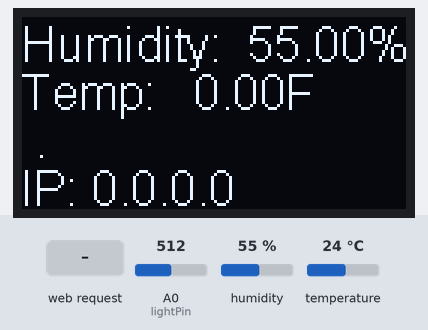
Bench run of a sketch on a simulated ESP8266 (NodeMCU). Parts: 128×64 one-colour display. The test bench sets the inputs (shaded band); at power-on: humidity 55 %, A0 (lightPin) = 512, temperature 24 °C. WiFi joins after 1.5 s; servers stay silent unless stated; what the sketch prints to the serial monitor is not drawn.

Above: at 4.7 s.
4.8 s: HTTP request GET /OLED=OFF received
At 14.7 s:
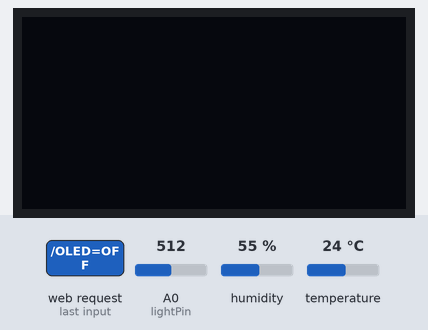
14.8 s: HTTP request GET /OLED=ON received
At 16.3 s:
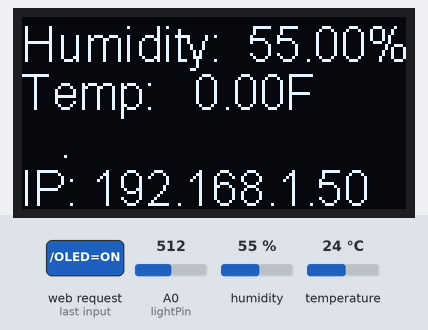
17.0 s: humidity set to 22 %
At 18.9 s:
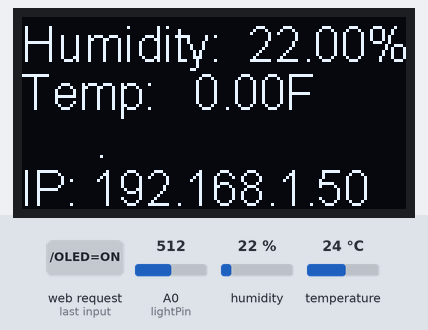
20.0 s: humidity set to 40 %
At 23.2 s:
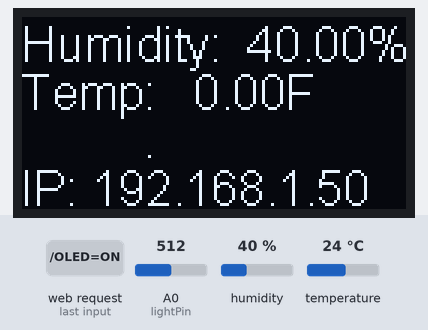
24.0 s: humidity set to 68 %
At 26.3 s:
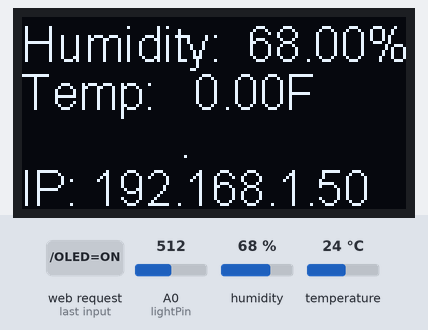
Timing chart, 0 to 27.8 s (numbered marks = the images above; inputs shaded):
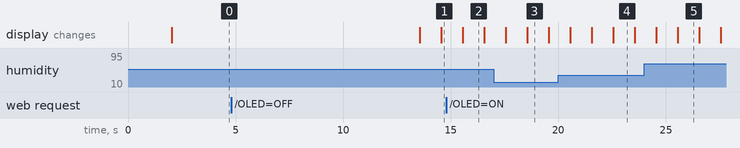

Measured:
- after the input at 4.8 s, the display: first differs from a run without the input after 9.8 s (image 1)
- after the input at 14.8 s, the display: changes after 0.76 s (image 2)

The sketch:

dht22.ino
```cpp
#include <ESP8266WiFi.h>
#include <WiFiManager.h> //https://github.com/tzapu/WiFiManager WiFi Configuration Magic
#include "Timer.h"

// For a connection via I2C using Wire include
#include <Wire.h>  // Only needed for Arduino 1.6.5 and earlier
#include "dht.h"
#include "SSD1306.h"

/* compile config */
#define ENABLE_LIGHT_SENSOR 1
#define ENABLE_WIFI 1

/* pin defines */
#define DHT22_PIN 5
const int lightPin = A0;

/* timer intervals */
#define DISPLAY_UPDATE_INTERVAL_MS	1000
#define TEMPERATURE_UPDATE_INTERVAL_MS	2000
#define LDR_UPDATE_INTERVAL_MS		2100

#define ADC_MAX_VALUE		1023
#define DISPLAY_ON_LIGHT_THRESHOLD 250
#define DISPLAY_ON_LIGHT_INC	 50
#define SENSOR_MIN_TEMP_C	-40
#define SENSOR_MAX_TEMP_C	80
/* prototypes */
int getTempHumid(void);
int displaytemphumid(int updatedot);

/* enums */
enum DIRECTION {
	L_TO_R,
	R_TO_L
};

enum OLED_MODE {
	OFF,
	ON,
	LIGHT_SENSOR
};

/* globals */
Timer timer;
bool last_good_read = true;
enum DIRECTION dotDir=L_TO_R;
enum OLED_MODE oledMode=ON;
static char fahrenheitTemp[7];
static char humidityTemp[7];
#if ENABLE_LIGHT_SENSOR
int lightLevel = 0;
int lightThreshold = 0;
int displayEnableThreshold=DISPLAY_ON_LIGHT_THRESHOLD;
#endif
#if ENABLE_WIFI
// Web Server on port 80
WiFiServer server(80);
#endif
// Replace with your network details
const char* HostName = "ESP LR ";
// Initialize the OLED display using Wire library
SSD1306  display(0x3c, 0, 14);

/******************************************************************/
void tempUpdate (void) {
	last_good_read = (getTempHumid() >= 0)?true:false;
}

#if ENABLE_LIGHT_SENSOR
void LDRUpdate (void) {
	lightLevel = analogRead(lightPin);
	//	Serial.print("light level: ");Serial.println(lightLevel);
}
#endif

int getTempHumid(void) {
#define MAX_TEMP_READ_RETRY 5
	int failCount=0;
	int rc;
	do {
		dht DHT;
		rc = DHT.read22(DHT22_PIN);

		if (rc == DHTLIB_ERROR_CHECKSUM) {
			Serial.print("Checksum error,\t");
		}
		else if (rc == DHTLIB_ERROR_TIMEOUT) {
			Serial.print("Time out error,\t");
		}
		else if (rc != DHTLIB_OK ) {
			Serial.print("Unknown error,\t");
		}
		else if ((DHT.humidity < 0) || (DHT.humidity > 100)) {
			Serial.println("Humidity value invalid");
		}
		else if ((DHT.temperature < SENSOR_MIN_TEMP_C) || (DHT.temperature > SENSOR_MAX_TEMP_C)) {
			Serial.println("Temperature outside of sensor operating range");
		}
		else {
			float temp_f = DHT.convertCtoF(DHT.temperature);
			float hif = DHT.computeHeatIndex( temp_f, DHT.humidity, true);

			//		Serial.print("humidity: ");		Serial.println(humidity);
			//		Serial.print("temperature w/ heat indexf: " );    Serial.println(hif);

			dtostrf(hif, 6, 2, fahrenheitTemp);
			dtostrf(DHT.humidity, 6, 2, humidityTemp);
		}
	} while ((rc < 0) && (++failCount < MAX_TEMP_READ_RETRY));
	return rc;
}

int displayTempHumid(bool updateDot){
	// Reading temperature or humidity takes about 250 milliseconds!
	// Sensor readings may also be up to 2 seconds 'old' (its a very slow sensor)
	int rc=0;
	char dotString[]="                                ";
	int numDots=sizeof(dotString)/sizeof(dotString[0]);
	static int dotPos=0;

	// Computes temperature values in Celsius + Fahrenheit and Humidity
	display.clear();
	display.drawString(0, 0, "Humidity: " + String(humidityTemp) + "%\t");
	display.drawString(0, 16, "Temp: " + String(fahrenheitTemp) + "F");

	if (updateDot == true) {
		if ((dotDir == L_TO_R ) && (dotPos++ > numDots)) {
			dotPos=numDots - 2; // want it to be zero-index and one less than last element
			dotDir = R_TO_L;
		}
		else if ((dotDir == R_TO_L) && (dotPos-- == 0)){
			dotDir = L_TO_R;
		}
	}
	dotString[dotPos]= '.';

	display.drawString(0, 32, dotString );
	display.drawString(0, 48, "IP: " + WiFi.localIP().toString());
	display.display();

	return rc;
}

void UpdateDisplayEnable(WiFiClient *client) {
	String request = client->readStringUntil('\r');
	if (request.indexOf("/OLED=ON") != -1)  {
		Serial.println("Enable display");
		oledMode = ON;
	}
	else if (request.indexOf("/OLED=OFF") != -1)  {
		Serial.println("Disable display");
		oledMode = OFF;
	}
	else if (request.indexOf("/OLED=LIGHT_SENSOR") != -1)  {
		Serial.println("Display follows light");
		oledMode = LIGHT_SENSOR;
	}
	else if (request.indexOf("/OLED=TH_DN") != -1)  {
		if(displayEnableThreshold >= DISPLAY_ON_LIGHT_INC) {
			displayEnableThreshold -= DISPLAY_ON_LIGHT_INC;
		}
		Serial.println("Decrement Threshold");
	}
	else if (request.indexOf("/OLED=TH_UP") != -1)  {
		if((displayEnableThreshold +  DISPLAY_ON_LIGHT_INC) <= ADC_MAX_VALUE) {
			displayEnableThreshold += DISPLAY_ON_LIGHT_INC;
		}
		else {
			displayEnableThreshold = ADC_MAX_VALUE;
		}
		Serial.println("Increment Threshold");
	}
}

void ShowDisplayEnable(WiFiClient *client) {
	client->print("<h3>light level: "); client->println(lightLevel);
	client->println("<br><br>");
	client->println("<a href=\"/OLED=ON\"\"><button>Turn On </button></a>");
	client->println("<a href=\"/OLED=OFF\"\"><button>Turn Off </button></a>");
	client->println("<a href=\"/OLED=LIGHT_SENSOR\"\"><button>Follow Light</button></a><br />");
	switch (oledMode) {
		case ON:
			client->println("Display Enabled");
			break;
		case OFF:
			client->println("Display Disabled");
			break;
		case LIGHT_SENSOR:
			client->println("<a href=\"/OLED=TH_DN\"\"><button>Decrease Threshold</button></a>");
			client->println("<a href=\"/OLED=TH_UP\"\"><button>Increase Threshold</button></a><br />");
			client->print("Display follows light sensor, currently ");
			client->println(lightThreshold?"ON":"OFF");
			client->print("<br />Display Enable Threshold: ");
			client->println(displayEnableThreshold);
			break;
		default:
			break;
	}
}
#if ENABLE_WIFI
void process_web_request(WiFiClient *client){
	Serial.println("New client");
	// bolean to locate when the http request ends
	boolean blank_line = true;

#if ENABLE_LIGHT_SENSOR
	UpdateDisplayEnable(client);
#endif

	while (client->connected()) {
		if (client->available()) {
			char c = client->read();

			if (c == '\n' && blank_line) {
				client->println("HTTP/1.1 200 OK");
				client->println("Content-Type: text/html");
				client->println("Connection: close");
				client->println();
				// your actual web page that displays temperature and humidity
				client->println("<!DOCTYPE HTML>");
				client->println("<html>");
				client->print("<head></head><body><h1>");client->print(HostName);client->println(" Temperature and Humidity</h1>");
				client->print("<h3>temperature: "); client->print(fahrenheitTemp);client->print("F humidity: "); client->print(humidityTemp);client->println("%");
#if ENABLE_LIGHT_SENSOR
				ShowDisplayEnable(client);
#endif
				client->println("<h3>");
				client->println("</body></html>");
				break;
			}
			if (c == '\n') {
				// when starts reading a new line
				blank_line = true;
			}
			else if (c != '\r') {
				// when finds a character on the current line
				blank_line = false;
			}
		}
	}
}

#endif

void displayUpdate(void) {
#if ENABLE_LIGHT_SENSOR
	lightThreshold=	(lightLevel > displayEnableThreshold)? 1:0;

	if ((oledMode == ON) || ((oledMode == LIGHT_SENSOR) && lightThreshold)) {
		displayTempHumid(last_good_read);
	}
	else { /* if (oledMode == OFF) */
		Serial.println("update display");
		display.clear();
		display.display();
	}
#else
	displayTempHumid(last_good_read);
#endif
}

void loop() {
	static int server_started = 0;
	timer.update();
#if ENABLE_WIFI
	if (!server_started && (WiFi.status() == WL_CONNECTED)) {
		// Starting the web server
		server.begin();
		delay(10000);
		server_started = 1;
	}
	else {
		// Listening for new clients
		WiFiClient client = server.available();
		if (client) {
			process_web_request(&client);
			client.stop();
		}
	}
#endif
	delay(1);
}

void setup() {
	// Initializing serial port for debugging purposes
	Serial.begin(115200);

	// let voltages stabilize after plugging in
	delay(2000);
	// Initialising the UI will init the display too.
	display.init();
	display.flipScreenVertically();
	display.setFont(ArialMT_Plain_16);
	display.setTextAlignment(TEXT_ALIGN_LEFT);

	/* show valid temperature while wating for connection*/
	if (getTempHumid() >= 0) {
		displayTempHumid(true);
	}
#if ENABLE_WIFI
	// Connecting to WifiNetwork
	WiFi.hostname(HostName);
	WiFiManager wifiManager;
	wifiManager.setConfigPortalTimeout(180);
	//first parameter is name of access point, second is the password
	wifiManager.autoConnect("ESP_Setup", "AlphaTango");
#endif
	timer.every(DISPLAY_UPDATE_INTERVAL_MS, displayUpdate);
	timer.every(TEMPERATURE_UPDATE_INTERVAL_MS, tempUpdate);
#if ENABLE_LIGHT_SENSOR
	timer.every(LDR_UPDATE_INTERVAL_MS, LDRUpdate);
#endif
}
```
